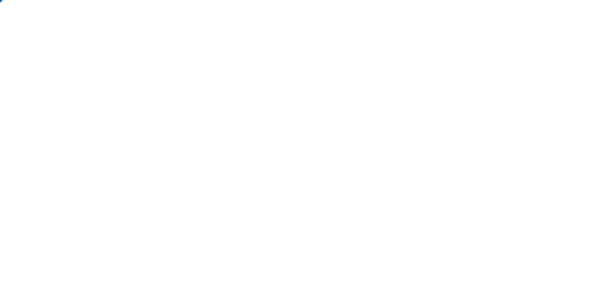
Frame 1 (no input)
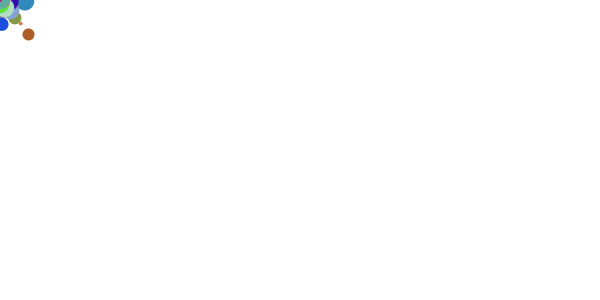
Frame 60 (the mouse pressed at the canvas centre just before this capture)
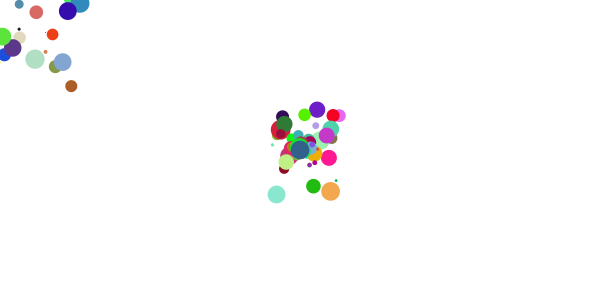
Frame 120 (the mouse held since frame 60 and released just before this capture)

The Processing sketch that drew these frames (run headless with seeded random() and noise(); from frame 60 on, the mouse is pressed at the canvas centre):

// Processing sketch: processing_122425
// ── processing_122425.pde

ArrayList<Emitter> peep = new ArrayList();
void setup() {
  size(600, 300);
}
void draw() {
  background(-1);
  for (int i=0; i<1;i++)
  {
    Emitter E = new Emitter(new PVector(mouseX, mouseY));
    peep.add(E);
  }

  for (int j=0;j<peep.size();j++)
  {
    Emitter e = (Emitter) peep.get(j);
    e.display();
    e.update();
  }
}

class Emitter {
  PVector loc, acc;
  color c;
  float r;
  Emitter(PVector loc1) {
    loc = loc1;
    acc = new PVector(random(-1, 1), random(-1, 1));
    c = (color) random(#000000);
    r = random(20);
  }

  void display() {
    fill(c);
    noStroke();
    ellipse(loc.x, loc.y, r, r);
  }

  void update() {
    loc.add(acc);
  }
}
